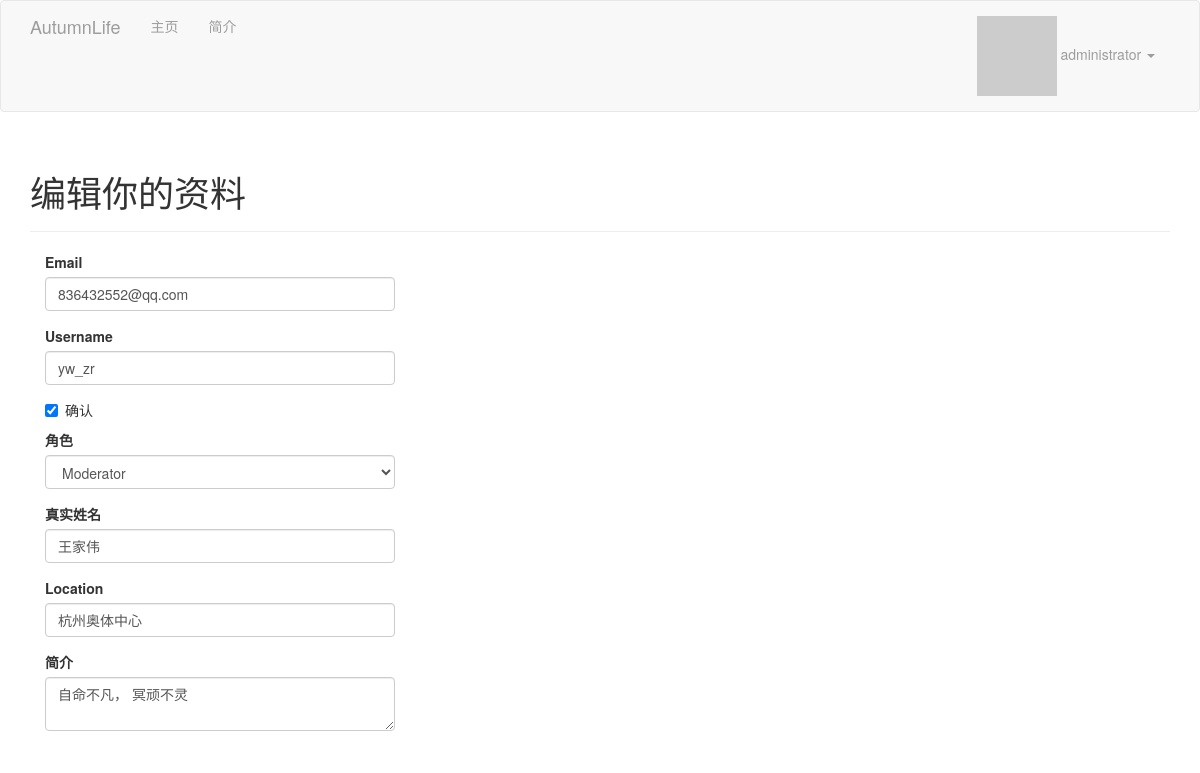
The app's page /edit-profile/5 (signed in) with its own data.
### app/models.py (models this page shows, shortened)
class User(UserMixin, db.Model):
    __tablename__ = 'users'
    id = db.Column(db.Integer, primary_key=True)
    email = db.Column(db.String(64), unique=True, index=True)
    username = db.Column(db.String(64), unique=True, index=True)
    role_id = db.Column(db.Integer, db.ForeignKey('roles.id'))
    sex = db.Column(db.Integer, default=1)
    password_hash = db.Column(db.String(128))
    confirmed = db.Column(db.Boolean, default=False)
    name = db.Column(db.String(64))
    location = db.Column(db.String(64))  # 所在地
    about_me = db.Column(db.Text())  # 自我介绍
    member_since = db.Column(db.DateTime(),  default=datetime.now) # 注册日期
    last_seen = db.Column(db.DateTime(), default=datetime.now)  # 最后访问日期
    avatar_hash = db.Column(db.String(32))
    posts = db.relationship('Post', backref='author', lazy='dynamic')
    @property
    def password(self):     # 试图读取password的值将会报错
        raise AttributeError('password is not a readable attribute')
    def can(self, permissions):
        return self.role is not None and self.role.permissions \
               and permissions and\
               (self.role.permissions & permissions) == permissions
    def ping(self):
        self.last_seen = datetime.utcnow()
        db.session.add(self)
    def gravatar(self, size=100, default='identicon', rating='g'):
        if request.is_secure:
            url = 'https://secure.gravatar.com/avatar'
        else:
            url = 'http://www.gravatar.com/avatar'
        hhash = self.avatar_hash or hashlib.md5(self.email.encode('utf-8')).hexdigest()
        return '{url}/{hhash}?s={size}&d={default}&r={rating}'.format(
            url=url, hhash=hhash, size=size, default=default, rating=rating
        )

### app/main/views.py (the view, shortened to what this page needs)
@main.route('/edit-profile/<int:id>', methods=['GET', 'POST'])
@login_required
@admin_required
def edit_profile_admin(id):
    user = User.query.get_or_404(id)
    form = EditProfileAdminForm(user)
    form.email.data = user.email
    form.username.data = user.username
    form.confirmed.data = user.confirmed
    form.role.data = user.role_id
    form.name.data = user.name
    form.location.data = user.location
    form.about_me.data = user.about_me
    return render_template('edit_profile.html', form=form, user=user)

### app/main/forms.py (shortened to what this page needs)
class EditProfileAdminForm(FlaskForm):
    email = StringField('Email', validators=[Required(), Length(1, 64), Email()])
    username = StringField('Username',
                           validators=[Required(), Length(1, 64),
                                       Regexp('^[A-Za-z][A-Za-z0-9_.]*$', 0,
                                              '用户名至少包含一个字母、数字、'
                                              '小数点或下划线')])
    confirmed = BooleanField('确认')
    role = SelectField('角色', coerce=int)  # 把字段的值转换为整数
    name = StringField('真实姓名', validators=[Length(0, 64)])
    location = StringField('Location', validators=[Length(0, 64)])
    about_me = TextAreaField('简介')
    def __init__(self, user, *args, **kwargs):
        super(EditProfileAdminForm, self).__init__(*args, **kwargs)
        self.role.choices = [(role.id, role.name)\
                             for role in Role.query.order_by(Role.name).all()]
        self.user = user

### app/auth/views.py (called while the page is built)
@auth.before_app_request
def before_request():
    if current_user.is_authenticated:
        current_user.ping()
        if not current_user.confirmed \
                and request.endpoint[:5] != 'auth.' \
                and request.endpoint != 'static':
            return redirect(url_for('auth.unconfirmed'))

### app/main/__init__.py (called while the page is built)
@main.app_context_processor
def inject_permissions():
    return dict(Permission=Permission)

### app/models.py (called while the page is built)
@login_manager.user_loader
def load_user(user_id):         # 加载用户的回调函数
    return User.query.get(int(user_id))

### app/templates/edit_profile.html
{% extends "base.html" %}
{% import "bootstrap/wtf.html" as wtf %}
{% block page_content %}
<div class="page-header">
    <h1>编辑你的资料</h1>
</div>
<div class="col-md-4">
    {{ wtf.quick_form(form) }}
</div>
{% endblock %}

### app/templates/base.html (shortened to what this page needs)
{% extends "bootstrap/base.html" %}
{% block head %}
    {{ super() }}
    <link rel="stylesheet" type="text/css" href="{{ url_for('static', filename='styles.css') }}">
{% endblock %}
{% block navbar %}
    <div class="navbar navbar-inverse" role="navigtion">
    <div class="container">
        <div class="navbar-header">
            <a href="/" class="navbar-brand">AutumnLife</a>
        </div>
        <div class="navbar-collapse collapse">
            <ul class="nav navbar-nav">
                <li><a href="/">主页</a></li>
                {% if current_user.is_authenticated %}
                <li>
                    <a href="{{ url_for('main.user', username=current_user.username) }}">简介</a>
                </li>
                {% endif %}
            </ul>
            <ul class="nav navbar-nav navbar-right">
                {% if current_user.is_authenticated %}
                <li class="dropdown">
                    <a href="#" class="dropdown-toggle" data-toggle="dropdown">
                        <img src="{{ current_user.gravatar(size=35) }}">
                        {{ current_user.username }} <b class="caret"></b>
                    </a>
                </li>
                {% else %}
                <li><a href="{{ url_for('auth.login') }}">登录</a></li>
                {% endif %}
            </ul>
        </div>
    </div>
</div>
{% endblock %}
{% block content %}
    <div class="container">
    {% block page_content %}{% endblock %}
    </div>
{% endblock %}

### app/static/styles.css (style rules this page uses)
.navbar-inverse { background-color: #f8f8f8; border-color: #e7e7e7; }

### records on screen
User: username "administrator"
User: email "836432552@qq.com", username "yw_zr", confirmed "☑", role "Moderator", name "王家伟", location "杭州奥体中心", about_me "自命不凡， 冥顽不灵"
